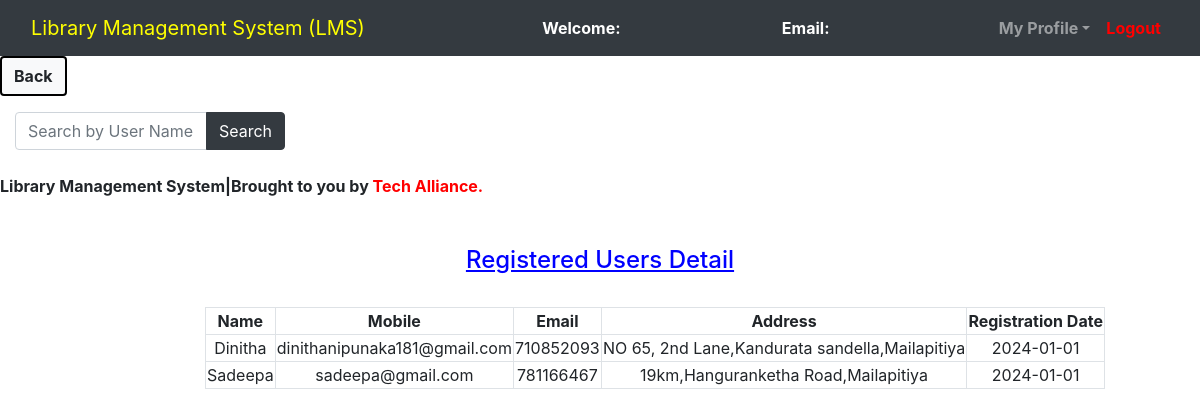
/super_admin/Regusers.php, run on the app's committed database.
### tables this page shows
CREATE TABLE `users` (
  `id` int(11) NOT NULL,
  `name` varchar(50) NOT NULL,
  `email` varchar(100) NOT NULL,
  `password` varchar(100) NOT NULL,
  `mobile` int(10) DEFAULT NULL,
  `address` varchar(250) DEFAULT NULL,
  `photo` varchar(200) DEFAULT NULL,
  `reg_date` date NOT NULL,
  `role` varchar(20) DEFAULT NULL
);

### super_admin/Regusers.php (the view, shortened to what this page needs)
<?php
	$connection = mysqli_connect("localhost","root","");
?>
<!DOCTYPE html>
<html>
<head>
	<link rel="stylesheet" type="text/css" href="../bootstrap-4.4.1/css/bootstrap.min.css">
</head>
<body>
	<nav class="navbar navbar-expand-lg navbar-dark bg-dark">
		<div class="container-fluid">
			<div class="navbar-header">
				<a class="navbar-brand" href="super_admin_dashboard.php"style=color:yellow;>Library Management System (LMS)</style></a>
			</div>
			<font style="color: white"><span><strong>Welcome: <?php echo $_SESSION['name'];?></strong></span></font>
			<font style="color: white"><span><strong>Email: <?php echo $_SESSION['email'];?></strong></font>
		    <ul class="nav navbar-nav navbar-right">
		      <li class="nav-item dropdown">
	        	<a class="nav-link dropdown-toggle" data-toggle="dropdown"><b>My Profile</b></a>
		      </li>
		      <li class="nav-item">
		        <a class="nav-link" href="../logout.php"style=color:red;><b>Logout</b></style></a>
		      </li>
		    </ul>
		</div>
	</nav>
	<a href="super_admin_dashboard.php" class="btn btn-light" style="border: 2px solid black;"><b>Back</b></a>
    <div class="container-fluid">
        <div class="row">
            <div class="col-md-3">
                <form method="GET" action="">
                    <div class="input-group mt-3">
                        <input type="text" class="form-control" name="search" placeholder="Search by User Name or ID">
                        <div class="input-group-append">
                            <button class="btn btn-dark" type="submit">Search</button>
                        </div>
                    </div>
                </form>
            </div>
            <div class="col-md-9">
            </div>
        </div>
    </div>
<?php
$query = "SELECT id, name, email, password, mobile, address, reg_date FROM users WHERE role = 'user'";
?>
	<br>
	<span><marquee><b>Library Management System|Brought to you by <span style=color:red;>Tech Alliance</style>.</b></marquee></span><br><br>
		<center><h4 style=color:blue;><u>Registered Users Detail</u></h4><br></center>
		<div class="row">
			<div class="col-md-2"></div>
			<div class="col-md-8">
				<form>
					<table class="table-bordered" width="900px" style="text-align: center">
						<tr>
							<th>Name</th>
							<th>Mobile</th>
							<th>Email</th>
							<th>Address</th>
							<th>Registration Date</th>
						</tr>
					<?php
						$query_run = mysqli_query($connection,$query);
						while ($row = mysqli_fetch_assoc($query_run)){
							$name = $row['name'];
							$email = $row['email'];
							$mobile = $row['mobile'];
							$address = $row['address'];
							$reg_date = $row['reg_date'];
					?>
						<tr>
							<td><?php echo $name;?></td>
							<td><?php echo $email;?></td>
							<td><?php echo $mobile;?></td>
							<td><?php echo $address;?></td>
							<td><?php echo $reg_date;?></td>
						</tr>
					<?php
						}
					?>
				</table>
				</form>
			</div>
			<div class="col-md-2"></div>
		</div>
</body>
</html>

### data on the page
users: name "Dinitha", email "dinithanipunaka181@gmail.com", mobile "710852093", address "NO 65, 2nd Lane,Kandurata sandella,Mailapitiya", reg_date "2024-01-01"
users: name "Sadeepa", email "sadeepa@gmail.com", mobile "781166467", address "19km,Hanguranketha Road,Mailapitiya", reg_date "2024-01-01"
